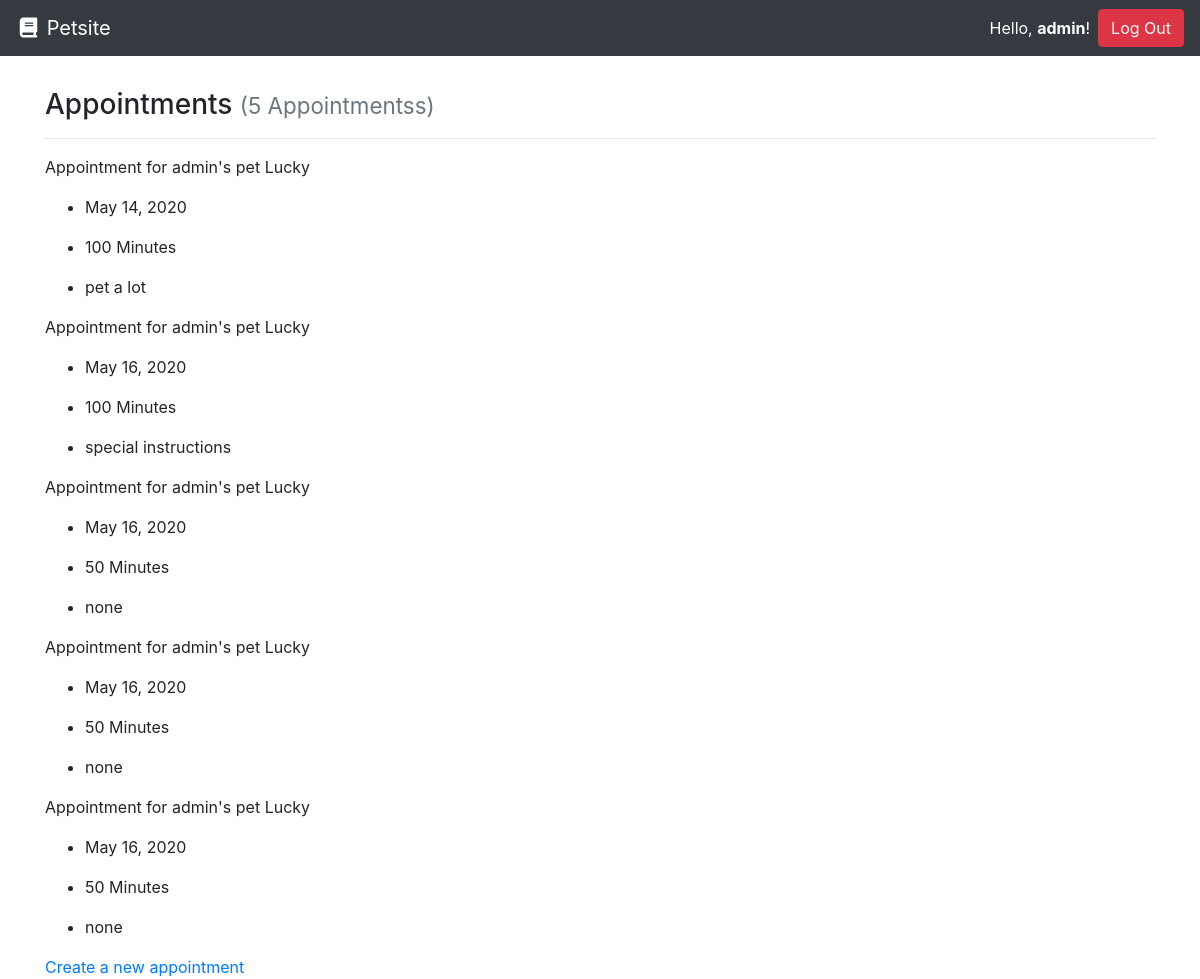
Page /calendar/ (signed in) on the committed database.
### pets/models.py (models this page shows, shortened)
class Appointment(models.Model):
    date_of_appointment = models.DateField(auto_now=True)
    duration_minutes = models.PositiveSmallIntegerField()
    special_instructions = models.CharField(max_length=256)
    pet = models.ForeignKey(Pet, on_delete=models.PROTECT)

class Pet(models.Model):
    pet_name = models.CharField(max_length=100)
    species = models.CharField(max_length=100)
    breed = models.CharField(max_length=100)
    weight_in_pounds = models.PositiveSmallIntegerField()
    owner = models.ForeignKey(User, on_delete=models.CASCADE)

### pets/views.py (the view)
# urls.py: path('calendar/', AppointmentListView.as_view(), name='appointments-list-view'),
class AppointmentListView(ListView):
    template_name = 'appointments_list.html'
    context_object_name = 'appointments'
    def get_queryset(self):
        return Appointment.objects.order_by('date_of_appointment')

### pets/templates/appointments_list.html
{% extends "base.html" %}
{% block content %}
  <h3>Appointments {% if appointments %}<small class="text-muted">({{ appointments|length }} Appointments{{ appointments|length|pluralize:"s" }})</small>{% endif %}</h3>
  <hr>
  {% if appointments %}
      {% for appointment in appointments %}
        <p>Appointment for {{ appointment.pet.owner.username }}'s pet {{ appointment.pet.pet_name }}</p>
      <ul>
        <li>
        <p>{{ appointment.date_of_appointment }}</p>
        </li>
        <li>
          <p>{{ appointment.duration_minutes }} Minutes</p>
        </li>
        <li>
          {{ appointment.special_instructions }}
        </li>
      </ul>
      {% endfor %}
        <a href="{% url 'appointment-create-view' %}" title='Appointment Create View'>Create a new appointment</a>
  {% else %}
    <div class="alert alert-primary" role="alert">No appointments to display.</div>
  {% endif %}
{% endblock %}

### templates/base.html (shortened to what this page needs)
<!doctype html>
<html lang="en">
  <head>
    <link rel="stylesheet" href="https://stackpath.bootstrapcdn.com/bootstrap/4.3.1/css/bootstrap.min.css"
>
  </head>
  <body>
    <nav class="navbar navbar-expand-md navbar-dark bg-dark">
        <a class="navbar-brand" href="{% url 'home_page' %}"><i class="fas fa-fw fa-book"></i> Petsite</a>
      <form class="form-inline ml-auto">
        {% if request.user.is_authenticated %}
        <div class="text-white">Hello, <strong>{{ request.user.username }}</strong>!</div>
          <a href="accounts/logout" class="btn btn-danger ml-2">Log Out</a>
          {% else %}
            <a href="accounts/login" class="btn btn-secondary ml-2">Log In</a>
            <a href="accounts/signup" class="btn btn-primary ml-2">Sign Up</a>
        {% endif %}
      </form>
    </nav>
    <main role="main" class="container" style="margin-top: 4vh;">
      {% block content %}{% endblock %}
    </main>
  </body>

### rows in the picture
Appointment: pet.owner.username "admin", pet.pet_name "Lucky", date_of_appointment "May 14, 2020", duration_minutes "100", special_instructions "pet a lot"
Appointment: pet.owner.username "admin", pet.pet_name "Lucky", date_of_appointment "May 16, 2020", duration_minutes "100", special_instructions "special instructions"
Appointment: pet.owner.username "admin", pet.pet_name "Lucky", date_of_appointment "May 16, 2020", duration_minutes "50", special_instructions "none"
Appointment: pet.owner.username "admin", pet.pet_name "Lucky", date_of_appointment "May 16, 2020", duration_minutes "50", special_instructions "none"
Appointment: pet.owner.username "admin", pet.pet_name "Lucky", date_of_appointment "May 16, 2020", duration_minutes "50", special_instructions "none"

### other values in the picture
{{ request.user.username }} "admin"
{{ appointments|length }} "5"
